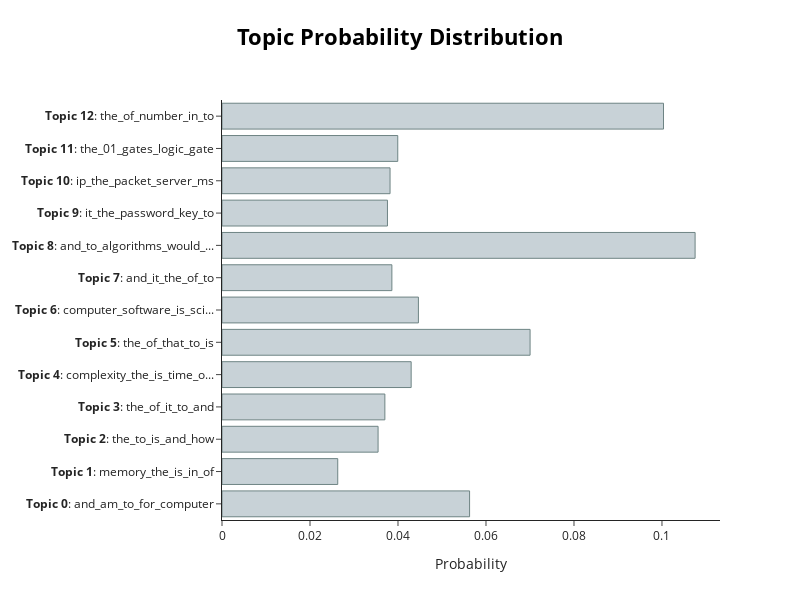

Notebook source saved alongside this figure:
### Code cell
topic_model.visualize_distribution(probs[200], min_probability=0.015)

### Figure 1 — Plotly figure (JSON) as saved in the notebook; plotly's stock layout.template omitted (floating-point values rounded to 4 significant figures)
{"data": [{"marker": {"color": "#C8D2D7", "line": {"color": "#6E8484", "width": 1}}, "orientation": "h", "type": "bar", "x": [0.05627, 0.02631, 0.03547, 0.03702, 0.043, 0.07002, 0.04464, 0.03861, 0.1075, 0.0376, 0.0382, 0.03994, 0.1003], "y": ["<b>Topic 0</b>: and_am_to_for_computer", "<b>Topic 1</b>: memory_the_is_in_of", "<b>Topic 2</b>: the_to_is_and_how", "<b>Topic 3</b>: the_of_it_to_and", "<b>Topic 4</b>: complexity_the_is_time_o...", "<b>Topic 5</b>: the_of_that_to_is", "<b>Topic 6</b>: computer_software_is_sci...", "<b>Topic 7</b>: and_it_the_of_to", "<b>Topic 8</b>: and_to_algorithms_would_...", "<b>Topic 9</b>: it_the_password_key_to", "<b>Topic 10</b>: ip_the_packet_server_ms", "<b>Topic 11</b>: the_01_gates_logic_gate", "<b>Topic 12</b>: the_of_number_in_to"]}], "layout": {"height": 600, "hoverlabel": {"bgcolor": "white", "font": {"family": "Rockwell", "size": 16}}, "title": {"font": {"color": "Black", "size": 22}, "text": "<b>Topic Probability Distribution", "x": 0.5, "xanchor": "center", "y": 0.95, "yanchor": "top"}, "width": 800, "xaxis": {"title": {"text": "Probability"}}}}
